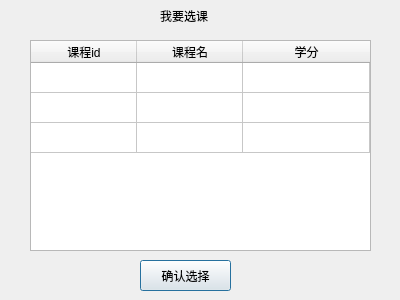
<?xml version="1.0" encoding="UTF-8"?>
<ui version="4.0">
 <class>s_4</class>
 <widget class="QDialog" name="s_4">
  <property name="geometry">
   <rect>
    <x>0</x>
    <y>0</y>
    <width>400</width>
    <height>300</height>
   </rect>
  </property>
  <property name="windowTitle">
   <string>Dialog</string>
  </property>
  <widget class="QLabel" name="label">
   <property name="geometry">
    <rect>
     <x>160</x>
     <y>10</y>
     <width>54</width>
     <height>12</height>
    </rect>
   </property>
   <property name="text">
    <string>我要选课</string>
   </property>
  </widget>
  <widget class="QTableWidget" name="tableWidget">
   <property name="geometry">
    <rect>
     <x>30</x>
     <y>40</y>
     <width>341</width>
     <height>211</height>
    </rect>
   </property>
   <property name="editTriggers">
    <set>QAbstractItemView::NoEditTriggers</set>
   </property>
   <property name="selectionBehavior">
    <enum>QAbstractItemView::SelectRows</enum>
   </property>
   <attribute name="horizontalHeaderDefaultSectionSize">
    <number>106</number>
   </attribute>
   <attribute name="horizontalHeaderHighlightSections">
    <bool>true</bool>
   </attribute>
   <attribute name="horizontalHeaderStretchLastSection">
    <bool>true</bool>
   </attribute>
   <attribute name="verticalHeaderVisible">
    <bool>false</bool>
   </attribute>
   <row>
    <property name="text">
     <string>新建行</string>
    </property>
   </row>
   <row>
    <property name="text">
     <string>新建行</string>
    </property>
   </row>
   <row>
    <property name="text">
     <string>新建行</string>
    </property>
   </row>
   <column>
    <property name="text">
     <string>课程id</string>
    </property>
   </column>
   <column>
    <property name="text">
     <string>课程名</string>
    </property>
   </column>
   <column>
    <property name="text">
     <string>学分</string>
    </property>
   </column>
  </widget>
  <widget class="QPushButton" name="pushButton">
   <property name="geometry">
    <rect>
     <x>140</x>
     <y>260</y>
     <width>91</width>
     <height>31</height>
    </rect>
   </property>
   <property name="text">
    <string>确认选择</string>
   </property>
  </widget>
 </widget>
 <resources/>
 <connections/>
</ui>
